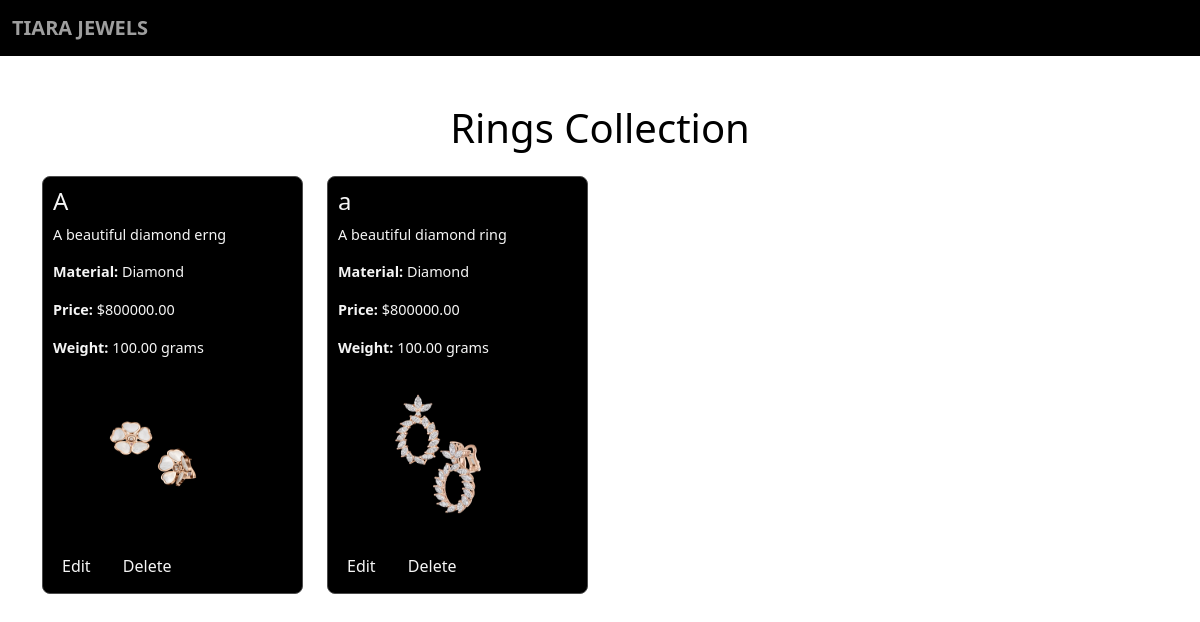
The page /earrings/ on the database its author committed.
### app/models.py (models this page shows, shortened)
class Jewelry(models.Model):
    name = models.CharField(max_length=255)
    description = models.TextField()
    material = models.CharField(max_length=100)
    price = models.DecimalField(max_digits=10, decimal_places=2)
    weight = models.DecimalField(max_digits=5, decimal_places=2)
    image = models.ImageField()
    created_at = models.DateTimeField(auto_now_add=True)
    category = models.ForeignKey(JewelryType, on_delete=models.CASCADE)

### app/views.py (the view)
# urls.py: path('earrings/', views.earrings_page, name='earrings_page'),
def earrings_page(request):
    earrings_category = JewelryType.objects.get(name='earrings')
    earrings = Jewelry.objects.filter(category=earrings_category)
    return render(request, 'shop/earrings_page.html', {'jewelry_items': earrings })

### templates/shop/earrings_page.html (shortened to what this page needs)
<!DOCTYPE html>
<html lang="en">
<head>
    <link href="https://cdn.jsdelivr.net/npm/bootstrap@5.3.3/dist/css/bootstrap.min.css" rel="stylesheet">
    {% load static %}
    <link rel="stylesheet" href="{% static '/css/ring.css' %}">
</head>
<body>
        <nav class="navbar navbar-expand-lg navbar-light" style="background-color:  rgb(0, 0, 0);">
            <div class="container-fluid">
                <a class="navbar-brand" href="#" style="color: rgb(158, 158, 158); font-weight: 800;">TIARA JEWELS</i></a>
            </div>
        </nav>
    <div class="container mt-5">
        <h1 class="text-center mb-4" style="color: black;">Rings Collection</h1>
        <div class="row">
            {% for jewelry in jewelry_items %}
                <div class="col-md-3">
                    <div class="jewelry-item">
                        <h2>{{ jewelry.name }}</h2>
                        <p>{{ jewelry.description }}</p>
                        <p><strong>Material:</strong> {{ jewelry.material }}</p>
                        <p><strong>Price:</strong> ${{ jewelry.price }}</p>
                        <p><strong>Weight:</strong> {{ jewelry.weight }} grams</p>
                        {% if jewelry.image %}
                            <img src="{{ jewelry.image.url }}" alt="{{ jewelry.name }}">
                        {% endif %}
                        <div class="action-buttons">
                            <a href="../edit_pro/{{ jewelry.pk }}" class="btn  btn-sm">Edit</a>
                            <a href="../delete_pro/{{ jewelry.pk }}" class="btn  btn-sm">Delete</a>
                        </div>
                    </div>
                </div>
            {% endfor %}
        </div>
    </div>
</body>
</html>

### static/css/ring.css (style rules this page uses)
.jewelry-item { border: 1px solid #4c4c4c; border-radius: 8px; padding: 10px; background-color :black; transition: box-shadow 0.3s ease; }
.jewelry-item img { width: 100%; max-width: 200px; height: 160px; border-radius: 8px; margin-bottom: 15px; }
.jewelry-item h2 { font-size: 1.5rem; color: whitesmoke; }
.jewelry-item p { font-size: 0.9rem; color: whitesmoke; }
.action-buttons a { margin-right: 10px; color: whitesmoke; }
.action-buttons a.btn { font-size: 1rem; }

### rows shown on the page
Jewelry: name "A", description "A beautiful diamond erng", material "Diamond", price "800000.00", weight "100.00", image (picture)
Jewelry: name "a", description "A beautiful diamond ring", material "Diamond", price "800000.00", weight "100.00", image (picture)
